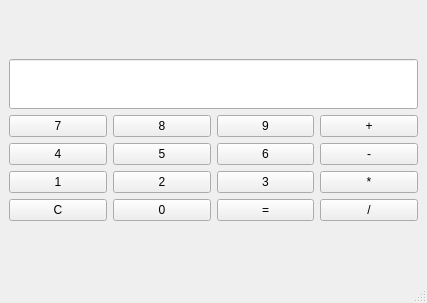
<?xml version="1.0" encoding="UTF-8"?>
<ui version="4.0">
 <class>MainWindow</class>
 <widget class="QMainWindow" name="MainWindow">
  <property name="geometry">
   <rect>
    <x>0</x>
    <y>0</y>
    <width>427</width>
    <height>303</height>
   </rect>
  </property>
  <property name="windowTitle">
   <string>计算器</string>
  </property>
  <widget class="QWidget" name="centralwidget">
   <layout class="QGridLayout" name="gridLayout_2">
    <item row="0" column="0">
     <layout class="QVBoxLayout" name="verticalLayout">
      <item>
       <widget class="QLineEdit" name="lineEdit">
        <property name="font">
         <font>
          <family>Arial</family>
          <pointsize>28</pointsize>
          <weight>50</weight>
          <bold>false</bold>
         </font>
        </property>
        <property name="layoutDirection">
         <enum>Qt::RightToLeft</enum>
        </property>
        <property name="text">
         <string/>
        </property>
        <property name="echoMode">
         <enum>QLineEdit::Normal</enum>
        </property>
        <property name="readOnly">
         <bool>false</bool>
        </property>
        <property name="placeholderText">
         <string/>
        </property>
       </widget>
      </item>
      <item>
       <layout class="QGridLayout" name="gridLayout">
        <item row="1" column="3">
         <widget class="QPushButton" name="pb_jian">
          <property name="text">
           <string>-</string>
          </property>
         </widget>
        </item>
        <item row="0" column="0">
         <widget class="QPushButton" name="pb_7">
          <property name="text">
           <string>7</string>
          </property>
         </widget>
        </item>
        <item row="4" column="2">
         <widget class="QPushButton" name="pb_equal">
          <property name="text">
           <string>=</string>
          </property>
         </widget>
        </item>
        <item row="3" column="0">
         <widget class="QPushButton" name="pb_1">
          <property name="text">
           <string>1</string>
          </property>
         </widget>
        </item>
        <item row="3" column="3">
         <widget class="QPushButton" name="pb_cheng">
          <property name="text">
           <string>*</string>
          </property>
         </widget>
        </item>
        <item row="1" column="1">
         <widget class="QPushButton" name="pb_5">
          <property name="text">
           <string>5</string>
          </property>
         </widget>
        </item>
        <item row="3" column="1">
         <widget class="QPushButton" name="pb_2">
          <property name="text">
           <string>2</string>
          </property>
         </widget>
        </item>
        <item row="4" column="1">
         <widget class="QPushButton" name="pb_0">
          <property name="text">
           <string>0</string>
          </property>
         </widget>
        </item>
        <item row="1" column="0">
         <widget class="QPushButton" name="pb_4">
          <property name="text">
           <string>4</string>
          </property>
         </widget>
        </item>
        <item row="0" column="2">
         <widget class="QPushButton" name="pb_9">
          <property name="text">
           <string>9</string>
          </property>
         </widget>
        </item>
        <item row="4" column="0">
         <widget class="QPushButton" name="pb_clear">
          <property name="text">
           <string>C</string>
          </property>
         </widget>
        </item>
        <item row="0" column="3">
         <widget class="QPushButton" name="pb_jia">
          <property name="text">
           <string>+</string>
          </property>
         </widget>
        </item>
        <item row="0" column="1">
         <widget class="QPushButton" name="pb_8">
          <property name="text">
           <string>8</string>
          </property>
         </widget>
        </item>
        <item row="4" column="3">
         <widget class="QPushButton" name="pb_chu">
          <property name="text">
           <string>/</string>
          </property>
         </widget>
        </item>
        <item row="3" column="2">
         <widget class="QPushButton" name="pb_3">
          <property name="text">
           <string>3</string>
          </property>
         </widget>
        </item>
        <item row="1" column="2">
         <widget class="QPushButton" name="pb_6">
          <property name="text">
           <string>6</string>
          </property>
         </widget>
        </item>
       </layout>
      </item>
     </layout>
    </item>
   </layout>
  </widget>
  <widget class="QMenuBar" name="menubar">
   <property name="geometry">
    <rect>
     <x>0</x>
     <y>0</y>
     <width>427</width>
     <height>25</height>
    </rect>
   </property>
  </widget>
  <widget class="QStatusBar" name="statusbar"/>
 </widget>
 <resources/>
 <connections/>
</ui>
